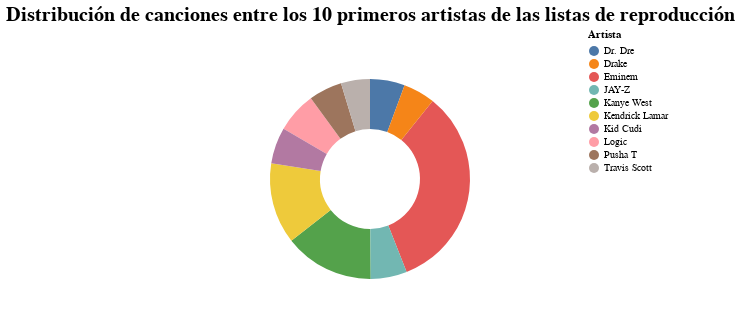

This figure's notebook cell:
### Markdown cell above
Estos gráficos resultaron poco impresionantes, así que decidimos probar con un gráfico circular:

### Code cell
top_artists_df['Percentage'] = (top_artists_df['Número de canciones'] / top_artists_df['Número de canciones'].sum()) * 100

donut_chart = alt.Chart(top_artists_df).mark_arc(innerRadius=50, outerRadius=100).encode(
    theta=alt.Theta(field='Número de canciones', type='quantitative', title='Número de canciones'),
    color=alt.Color(field='Artista', type='nominal', title='Artista'),
    tooltip=['Artista', 'Número de canciones', alt.Tooltip('Percentage:Q', format='.1f', title='Porcentaje')]
).properties(
    title='Distribución de canciones entre los 10 primeros artistas de las listas de reproducción',
    width=400,
    height=300
).configure_title(
    fontSize=20
)

donut_chart.show()

### Figure 1 — Vega-Lite specification as saved in the notebook (floating-point values rounded to 4 significant figures)
{"config": {"view": {"continuousWidth": 300, "continuousHeight": 300}, "title": {"fontSize": 20}}, "data": {"name": "data-23dbbeb61cfdedf5529ae0c30b83525b"}, "mark": {"type": "arc", "innerRadius": 50, "outerRadius": 100}, "encoding": {"color": {"field": "Artista", "title": "Artista", "type": "nominal"}, "theta": {"field": "Número de canciones", "title": "Número de canciones", "type": "quantitative"}, "tooltip": [{"field": "Artista", "type": "nominal"}, {"field": "Número de canciones", "type": "quantitative"}, {"field": "Percentage", "format": ".1f", "title": "Porcentaje", "type": "quantitative"}]}, "height": 300, "title": "Distribución de canciones entre los 10 primeros artistas de las listas de reproducción", "width": 400, "$schema": "https://vega.github.io/schema/vega-lite/v5.20.1.json", "datasets": {"data-23dbbeb61cfdedf5529ae0c30b83525b": [{"Artista": "Eminem", "Número de canciones": 142, "Percentage": 33.26}, {"Artista": "Kanye West", "Número de canciones": 62, "Percentage": 14.52}, {"Artista": "Kendrick Lamar", "Número de canciones": 56, "Percentage": 13.11}, {"Artista": "Logic", "Número de canciones": 28, "Percentage": 6.557}, {"Artista": "JAY-Z", "Número de canciones": 25, "Percentage": 5.855}, {"Artista": "Kid Cudi", "Número de canciones": 25, "Percentage": 5.855}, {"Artista": "Dr. Dre", "Número de canciones": 24, "Percentage": 5.621}, {"Artista": "Pusha T", "Número de canciones": 23, "Percentage": 5.386}, {"Artista": "Drake", "Número de canciones": 22, "Percentage": 5.152}, {"Artista": "Travis Scott", "Número de canciones": 20, "Percentage": 4.684}]}}
